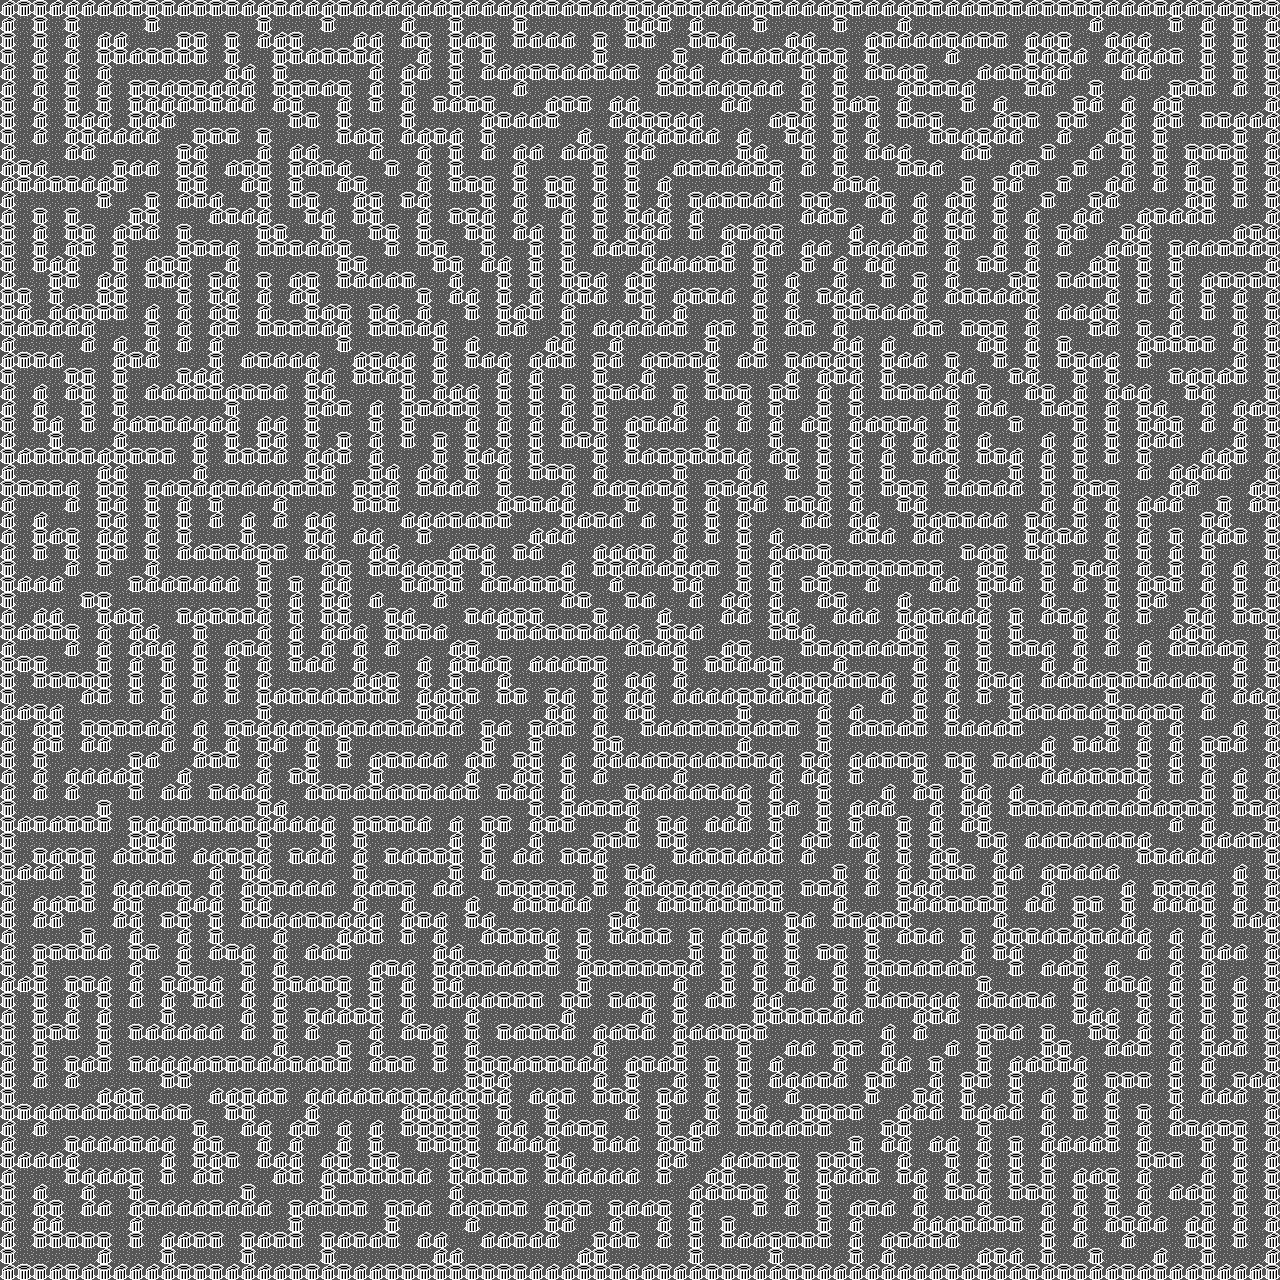

This game map was drawn from its Tiled (.tmx) file and the tilesets committed beside it. A one-line description and the trimmed map source follow:
An orthogonal 80x80 tile map with 16x16 px tiles, 2 tile layers (floor, barriers) and 2 objects (goal, player).

<map version="2017.04.18" orientation="orthogonal" renderorder="right-down" width="80" height="80" tilewidth="16" tileheight="16" nextobjectid="3">
 <tileset firstgid="1" name="tileset" tilewidth="16" tileheight="16" tilecount="16" columns="4">
  <image source="tiles.png" width="64" height="64" />
 </tileset>
 <layer name="floor" width="80" height="80">
  <properties>
   <property name="nocollide" value="true" />
   <property name="tileset" value="tileset" />
  </properties>
  <data>[6400 cells, 6400 non-empty, 1 distinct tile ids]</data>
 </layer>
 <layer name="barriers" width="80" height="80">
  <properties>
   <property name="collide" value="true" />
   <property name="tileset" value="tileset" />
  </properties>
  <data>[6400 cells, 3398 non-empty, 2 distinct tile ids]</data>
 </layer>
 <objectgroup name="objects">
  <object id="1" name="goal" type="goal" x="16" y="464" width="16" height="16" />
  <object id="2" name="player_start" type="player" x="1248" y="416" width="16" height="16" />
 </objectgroup>
</map>
